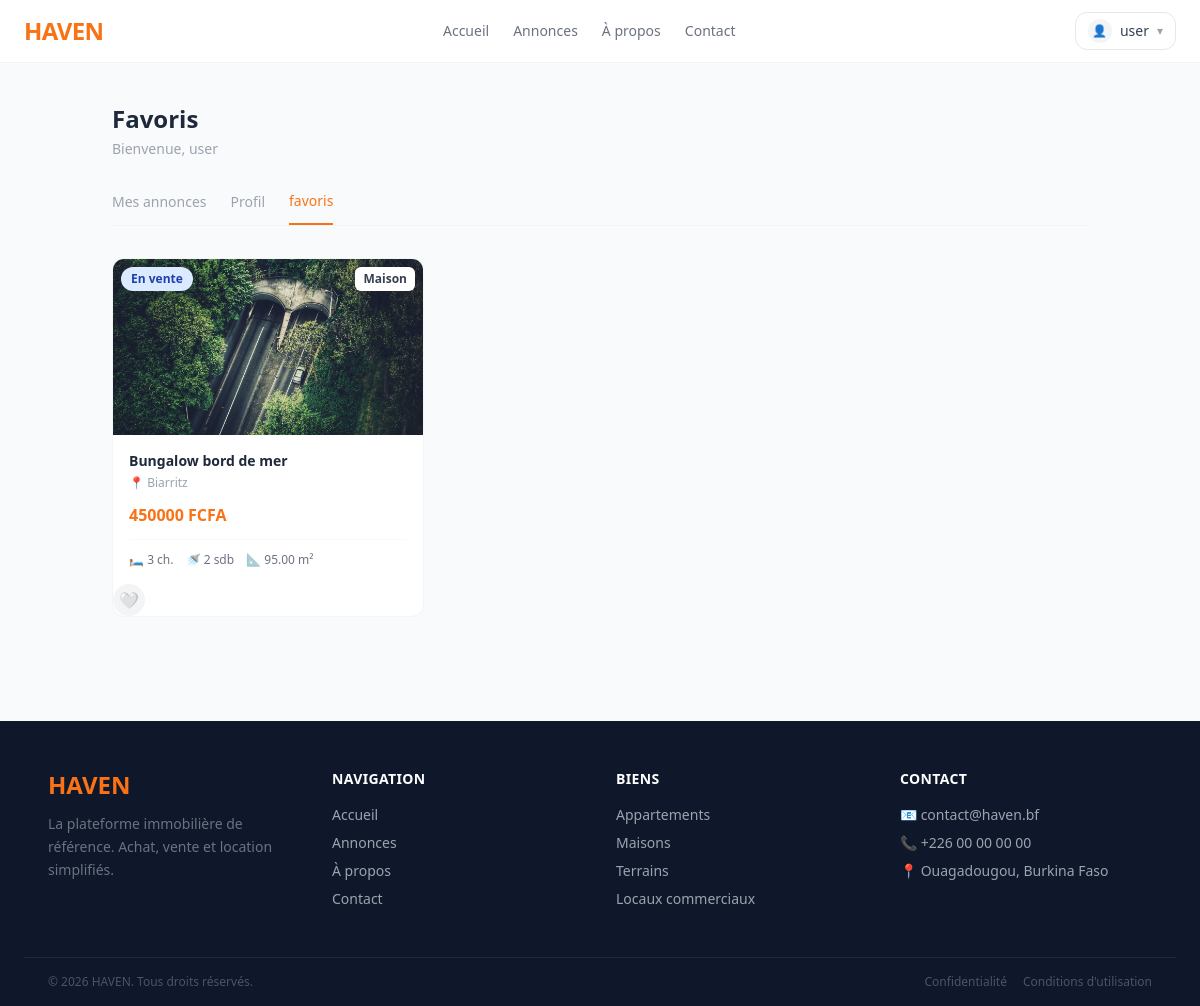
Page /dashboard/listings/favorite/ (signed in) on the committed database.
### apps/accounts/models.py (models this page shows, shortened)
class User(AbstractUser):
    profile = models.ImageField(upload_to='profile/',blank=True,null=True)

### apps/listings/models.py (models this page shows, shortened)
class Listing(models.Model):
    STATUS = [
        ('En vente', 'En vente'),
        ('A louer', 'A louer'),
        ('Vendu', 'Vendu'),
        ('Loué', 'Loué'),
    ]
    TYPES = [
        ('Appartement', 'Appartement'),
        ('Maison', 'Maison'),
        ('Local commercial', 'Local commercial'),
        ('Terrain', 'Terrain'),
    ]
    user = models.ForeignKey(settings.AUTH_USER_MODEL,
                            on_delete=models.CASCADE)
    title = models.CharField(max_length=255)
    description = models.TextField()
    property_type = models.CharField(max_length=20, choices=TYPES)
    status = models.CharField(max_length=20, choices=STATUS)
    price = models.DecimalField(max_digits=14,decimal_places=2)
    bathrooms = models.IntegerField()
    bedrooms = models.IntegerField()
    is_available = models.BooleanField(default=True)
    city = models.CharField(max_length=255)
    longitude = models.DecimalField(max_digits=9, decimal_places=6)
    latitude = models.DecimalField(max_digits=9, decimal_places=6)
    created_at = models.DateTimeField(auto_now_add=True)
    area = models.DecimalField(max_digits=8, decimal_places=2, null=True, blank=True)
    def get_first_image(self):
        first = self.images.first()
        return first.image.url if first else None
    class Meta:
        ordering = ['-created_at']

class Images(models.Model):
    listing = models.ForeignKey(Listing,on_delete=models.CASCADE, related_name='images')
    image = models.ImageField(upload_to='listings/images/')
    class Meta:
        ordering = ['listing']

### apps/listings/views.py (the view)
# urls.py: path('dashboard/listings/favorite/',views.listings_favorite,name='favorite'),
@login_required
def listings_favorite(request):
    listings = Listing.objects.filter(
        favorites__user=request.user
    ).distinct()
    context = {
        'listings': listings
        }
    return render(request,'dashboard/favorite.html',context=context)

### templates/dashboard/favorite.html (shortened to what this page needs)
{% extends 'base.html' %}
{% block content %}
<div class="max-w-5xl mx-auto px-6 py-10">
    <div class="flex items-center justify-between mb-8">
        <div>
            <h1 class="text-2xl font-bold text-slate-800">Favoris</h1>
            <p class="text-sm text-gray-400 mt-1">Bienvenue, {{ request.user.username }}</p>
        </div>
    </div>
    <div class="flex gap-6 border-b border-gray-100 mb-8 text-sm font-medium">
        <button class="pb-3 text-gray-400 hover:text-gray-600"><a href="{% url 'dashboard' %}">Mes annonces</a></button>
        <button class="pb-3 text-gray-400 hover:text-gray-600"><a href="{% url 'profile' %}">Profil</a></button>
        <button class="pb-3 text-orange-500 border-b-2 border-orange-500"><a href="{% url 'favorite' %}">favoris</a></button>
    </div>
     <div class="grid grid-cols-1 md:grid-cols-2 lg:grid-cols-3 gap-5">
        {% for listing in listings %}
        <div class="bg-white rounded-xl overflow-hidden border border-gray-100 hover:-translate-y-1 hover:shadow-lg transition-all duration-200">
            <div class="relative h-44 bg-gray-100">
                {% if listing.get_first_image %}
                    <img src="{{ listing.get_first_image }}" alt="{{ listing.title }}" class="w-full h-full object-cover">
                {% else %}
                    <div class="w-full h-full flex items-center justify-center text-4xl">🏠</div>
                {% endif %}
                <span class="absolute top-2 left-2 text-xs font-semibold px-2.5 py-1 rounded-full
                    {% if listing.status == 'A louer' %}bg-green-100 text-green-800{% else %}bg-blue-100 text-blue-800{% endif %}">
                    {{ listing.status }}
                </span>
                <span class="absolute top-2 right-2 bg-white text-xs font-semibold px-2 py-1 rounded-md text-gray-700">
                    {{ listing.property_type }}
                </span>
            </div>
            <div class="p-4">
                <h3 class="font-semibold text-slate-800 text-sm mb-1 truncate">{{ listing.title }}</h3>
                <p class="text-xs text-gray-400 mb-3">📍 {{ listing.city }}</p>
                <p class="text-orange-500 font-bold text-base mb-3">{{ listing.price|floatformat:0 }} FCFA</p>
                <div class="flex gap-3 text-xs text-gray-500 border-t border-gray-50 pt-3">
                    {% if listing.bedrooms %}<span>🛏 {{ listing.bedrooms }} ch.</span>{% endif %}
                    {% if listing.bathrooms %}<span>🚿 {{ listing.bathrooms }} sdb</span>{% endif %}
                    {% if listing.area %}<span>📐 {{ listing.area }} m²</span>{% endif %}
                </div>
            </div>
            <div>
                {% include "listings/partials/favorite_btn.html" %}
            </div>
        </div>
        {% empty %}
        <div class="col-span-3 text-center py-16 text-gray-400">Aucune annonce disponible.</div>
        {% endfor %}
    </div>
</div>
{% endblock %}

### templates/base.html (shortened to what this page needs)
<!DOCTYPE html>
<html lang="fr">
<head>
    <script src="https://cdn.tailwindcss.com"></script>
</head>
<body class="bg-gray-50 font-sans">
    <nav class="bg-white border-b border-gray-100 px-6 py-3 flex items-center justify-between sticky top-0 z-50">
        <a href="{% url 'home' %}" class="text-2xl font-bold text-orange-500 tracking-tight">HAVEN</a>
        <div class="flex gap-6 text-sm font-medium text-gray-500">
            <a href="{% url 'home' %}" class="hover:text-orange-500 {% if request.resolver_match.url_name == 'home' %}text-orange-500{% endif %}">Accueil</a>
            <a href="{% url 'search' %}" class="hover:text-orange-500 {% if request.resolver_match.url_name == 'search' %}text-orange-500{% endif %}">Annonces</a>
            <a href="{% url 'about' %}" class="hover:text-orange-500">À propos</a>
            <a href="{% url 'contact' %}" class="hover:text-orange-500">Contact</a>
        </div>
        <div class="flex items-center gap-3">
            {% if request.user.is_authenticated %}
                <div class="relative" x-data="{ open: false }">
                    <button @click="open = !open"
                            class="flex items-center gap-2 border border-gray-200 rounded-xl px-3 py-1.5 hover:border-orange-400 transition-colors">
                        <div class="w-6 h-6 rounded-full overflow-hidden bg-gray-100">
                            {% if request.user.avatar %}
                                <img src="{{ request.user.avatar.url }}" class="w-full h-full object-cover">
                            {% else %}
                                <span class="w-full h-full flex items-center justify-center text-xs">👤</span>
                            {% endif %}
                        </div>
                        <span class="text-sm font-medium text-slate-700">{{ request.user.username }}</span>
                        <span class="text-gray-400 text-xs">▾</span>
                    </button>
                </div>
            {% endif %}
        </div>
    </nav>
    {% block content %}{% endblock %}
    <footer class="bg-slate-900 text-gray-400 mt-16">
    <div class="max-w-6xl mx-auto px-6 py-12 grid grid-cols-1 md:grid-cols-4 gap-8">
        <div class="col-span-1">
            <p class="text-2xl font-bold text-orange-500 mb-3">HAVEN</p>
            <p class="text-sm leading-relaxed text-gray-500">
                La plateforme immobilière de référence. Achat, vente et location simplifiés.
            </p>
        </div>
        <div>
            <p class="text-white text-sm font-semibold mb-4 uppercase tracking-wide">Navigation</p>
            <ul class="space-y-2 text-sm">
                <li><a href="{% url 'home' %}" class="hover:text-orange-400 transition-colors">Accueil</a></li>
                <li><a href="{% url 'search' %}" class="hover:text-orange-400 transition-colors">Annonces</a></li>
                <li><a href="{% url 'about' %}" class="hover:text-orange-500">À propos</a></li>
                <li><a href="{% url 'contact' %}" class="hover:text-orange-500">Contact</a></li>
            </ul>
        </div>
        <div>
            <p class="text-white text-sm font-semibold mb-4 uppercase tracking-wide">Biens</p>
            <ul class="space-y-2 text-sm">
                <li><a href="{% url 'search' %}?property_type=Appartement" class="hover:text-orange-400 transition-colors">Appartements</a></li>
                <li><a href="{% url 'search' %}?property_type=Maison" class="hover:text-orange-400 transition-colors">Maisons</a></li>
                <li><a href="{% url 'search' %}?property_type=Terrain" class="hover:text-orange-400 transition-colors">Terrains</a></li>
                <li><a href="{% url 'search' %}?property_type=Local+commercial" class="hover:text-orange-400 transition-colors">Locaux commerciaux</a></li>
            </ul>
        </div>
        <div>
            <p class="text-white text-sm font-semibold mb-4 uppercase tracking-wide">Contact</p>
            <ul class="space-y-2 text-sm">
                <li>📧 contact@haven.bf</li>
                <li>📞 +226 00 00 00 00</li>
                <li>📍 Ouagadougou, Burkina Faso</li>
            </ul>
        </div>
    </div>
    <div class="border-t border-slate-800 px-6 py-4 flex flex-col md:flex-row items-center justify-between text-xs text-gray-600 max-w-6xl mx-auto">
        <p>© 2026 HAVEN. Tous droits réservés.</p>
        <div class="flex gap-4 mt-2 md:mt-0">
            <a href="#" class="hover:text-orange-400">Confidentialité</a>
            <a href="#" class="hover:text-orange-400">Conditions d'utilisation</a>
        </div>
    </div>
</footer>
</body>
</html>

### templates/listings/partials/favorite_btn.html
<button
    hx-post="{% url 'toggle-favorite' listing.pk %}"
    hx-target="this"
    hx-swap="outerHTML"
    class="flex items-center justify-center w-8 h-8 rounded-full transition-colors
    {% if is_favorite %}
        bg-red-50 text-red-500
    {% else %}
        bg-gray-100 text-gray-400 hover:bg-red-50 hover:text-red-400
    {% endif %}">
    {% if is_favorite %}
        ❤️
    {% else %}
        🤍
    {% endif %}
</button>

### rows in the picture
User: user.username "user"
Listing: get_first_image (picture), status "En vente", property_type "Maison", title "Bungalow bord de mer", city "Biarritz", price "450000", bedrooms "3", bathrooms "2", area "95.00"
